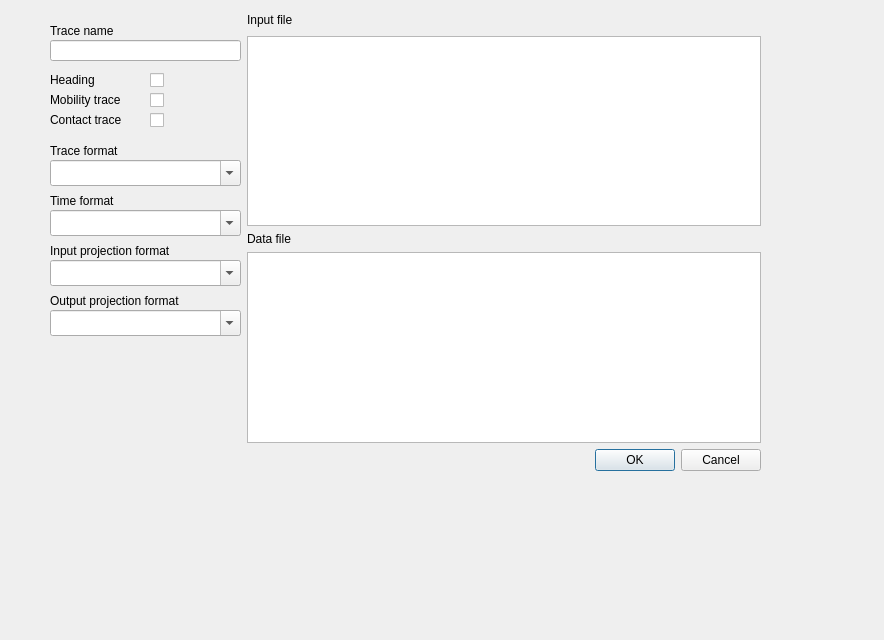
<?xml version="1.0" encoding="UTF-8"?>
<ui version="4.0">
 <class>ImportDialog</class>
 <widget class="QDialog" name="ImportDialog">
  <property name="geometry">
   <rect>
    <x>0</x>
    <y>0</y>
    <width>884</width>
    <height>640</height>
   </rect>
  </property>
  <property name="sizePolicy">
   <sizepolicy hsizetype="Fixed" vsizetype="Fixed">
    <horstretch>0</horstretch>
    <verstretch>0</verstretch>
   </sizepolicy>
  </property>
  <property name="windowTitle">
   <string>Import Trace</string>
  </property>
  <widget class="QWidget" name="verticalLayoutWidget">
   <property name="geometry">
    <rect>
     <x>40</x>
     <y>10</y>
     <width>721</width>
     <height>461</height>
    </rect>
   </property>
   <layout class="QVBoxLayout" name="mainLayout">
    <item>
     <layout class="QHBoxLayout" name="horizontalLayout">
      <item>
       <widget class="QWidget" name="widget" native="true">
        <property name="minimumSize">
         <size>
          <width>201</width>
          <height>50</height>
         </size>
        </property>
        <widget class="QLabel" name="label">
         <property name="geometry">
          <rect>
           <x>10</x>
           <y>10</y>
           <width>101</width>
           <height>21</height>
          </rect>
         </property>
         <property name="text">
          <string>Trace name</string>
         </property>
        </widget>
        <widget class="QLineEdit" name="lineEditTrace">
         <property name="geometry">
          <rect>
           <x>10</x>
           <y>30</y>
           <width>191</width>
           <height>21</height>
          </rect>
         </property>
        </widget>
        <widget class="QLabel" name="label_4">
         <property name="geometry">
          <rect>
           <x>10</x>
           <y>60</y>
           <width>59</width>
           <height>20</height>
          </rect>
         </property>
         <property name="text">
          <string>Heading</string>
         </property>
        </widget>
        <widget class="QCheckBox" name="checkBoxHeading">
         <property name="geometry">
          <rect>
           <x>110</x>
           <y>60</y>
           <width>16</width>
           <height>20</height>
          </rect>
         </property>
         <property name="text">
          <string/>
         </property>
        </widget>
        <widget class="QLabel" name="label_5">
         <property name="geometry">
          <rect>
           <x>10</x>
           <y>80</y>
           <width>91</width>
           <height>20</height>
          </rect>
         </property>
         <property name="text">
          <string>Mobility trace</string>
         </property>
        </widget>
        <widget class="QCheckBox" name="checkBoxMobility">
         <property name="geometry">
          <rect>
           <x>110</x>
           <y>80</y>
           <width>16</width>
           <height>20</height>
          </rect>
         </property>
         <property name="text">
          <string/>
         </property>
        </widget>
        <widget class="QLabel" name="label_6">
         <property name="geometry">
          <rect>
           <x>10</x>
           <y>100</y>
           <width>91</width>
           <height>20</height>
          </rect>
         </property>
         <property name="text">
          <string>Contact trace</string>
         </property>
        </widget>
        <widget class="QCheckBox" name="checkBoxContact">
         <property name="geometry">
          <rect>
           <x>110</x>
           <y>100</y>
           <width>16</width>
           <height>20</height>
          </rect>
         </property>
         <property name="text">
          <string/>
         </property>
        </widget>
        <widget class="QLabel" name="label_7">
         <property name="geometry">
          <rect>
           <x>10</x>
           <y>130</y>
           <width>101</width>
           <height>21</height>
          </rect>
         </property>
         <property name="text">
          <string>Trace format</string>
         </property>
        </widget>
        <widget class="QComboBox" name="comboBoxRegEx">
         <property name="geometry">
          <rect>
           <x>10</x>
           <y>150</y>
           <width>191</width>
           <height>26</height>
          </rect>
         </property>
         <property name="editable">
          <bool>true</bool>
         </property>
         <property name="frame">
          <bool>true</bool>
         </property>
        </widget>
        <widget class="QLabel" name="label_8">
         <property name="geometry">
          <rect>
           <x>10</x>
           <y>180</y>
           <width>101</width>
           <height>21</height>
          </rect>
         </property>
         <property name="text">
          <string>Time format</string>
         </property>
        </widget>
        <widget class="QComboBox" name="comboBoxTimeFormat">
         <property name="geometry">
          <rect>
           <x>10</x>
           <y>200</y>
           <width>191</width>
           <height>26</height>
          </rect>
         </property>
         <property name="editable">
          <bool>true</bool>
         </property>
        </widget>
        <widget class="QComboBox" name="comboBoxInputProj">
         <property name="geometry">
          <rect>
           <x>10</x>
           <y>250</y>
           <width>191</width>
           <height>26</height>
          </rect>
         </property>
         <property name="editable">
          <bool>true</bool>
         </property>
        </widget>
        <widget class="QLabel" name="label_9">
         <property name="geometry">
          <rect>
           <x>10</x>
           <y>230</y>
           <width>161</width>
           <height>21</height>
          </rect>
         </property>
         <property name="text">
          <string>Input projection format</string>
         </property>
        </widget>
        <widget class="QComboBox" name="comboBoxOutputProj">
         <property name="geometry">
          <rect>
           <x>10</x>
           <y>300</y>
           <width>191</width>
           <height>26</height>
          </rect>
         </property>
         <property name="editable">
          <bool>true</bool>
         </property>
        </widget>
        <widget class="QLabel" name="label_10">
         <property name="geometry">
          <rect>
           <x>10</x>
           <y>280</y>
           <width>161</width>
           <height>21</height>
          </rect>
         </property>
         <property name="text">
          <string>Output projection format</string>
         </property>
        </widget>
       </widget>
      </item>
      <item>
       <layout class="QVBoxLayout" name="verticalLayout_2">
        <item>
         <widget class="QLabel" name="label_2">
          <property name="enabled">
           <bool>true</bool>
          </property>
          <property name="minimumSize">
           <size>
            <width>367</width>
            <height>20</height>
           </size>
          </property>
          <property name="text">
           <string>Input file</string>
          </property>
         </widget>
        </item>
        <item>
         <widget class="QListView" name="listViewInput"/>
        </item>
        <item>
         <widget class="QLabel" name="label_3">
          <property name="text">
           <string>Data file</string>
          </property>
         </widget>
        </item>
        <item>
         <widget class="QTableView" name="tableViewOutput">
          <attribute name="verticalHeaderVisible">
           <bool>false</bool>
          </attribute>
         </widget>
        </item>
       </layout>
      </item>
     </layout>
    </item>
    <item>
     <widget class="QDialogButtonBox" name="buttonBox">
      <property name="sizePolicy">
       <sizepolicy hsizetype="Expanding" vsizetype="Fixed">
        <horstretch>0</horstretch>
        <verstretch>0</verstretch>
       </sizepolicy>
      </property>
      <property name="orientation">
       <enum>Qt::Horizontal</enum>
      </property>
      <property name="standardButtons">
       <set>QDialogButtonBox::Cancel|QDialogButtonBox::Ok</set>
      </property>
      <property name="centerButtons">
       <bool>false</bool>
      </property>
     </widget>
    </item>
   </layout>
  </widget>
 </widget>
 <resources/>
 <connections>
  <connection>
   <sender>buttonBox</sender>
   <signal>accepted()</signal>
   <receiver>ImportDialog</receiver>
   <slot>accept()</slot>
   <hints>
    <hint type="sourcelabel">
     <x>248</x>
     <y>254</y>
    </hint>
    <hint type="destinationlabel">
     <x>157</x>
     <y>274</y>
    </hint>
   </hints>
  </connection>
  <connection>
   <sender>buttonBox</sender>
   <signal>rejected()</signal>
   <receiver>ImportDialog</receiver>
   <slot>reject()</slot>
   <hints>
    <hint type="sourcelabel">
     <x>316</x>
     <y>260</y>
    </hint>
    <hint type="destinationlabel">
     <x>286</x>
     <y>274</y>
    </hint>
   </hints>
  </connection>
 </connections>
</ui>
